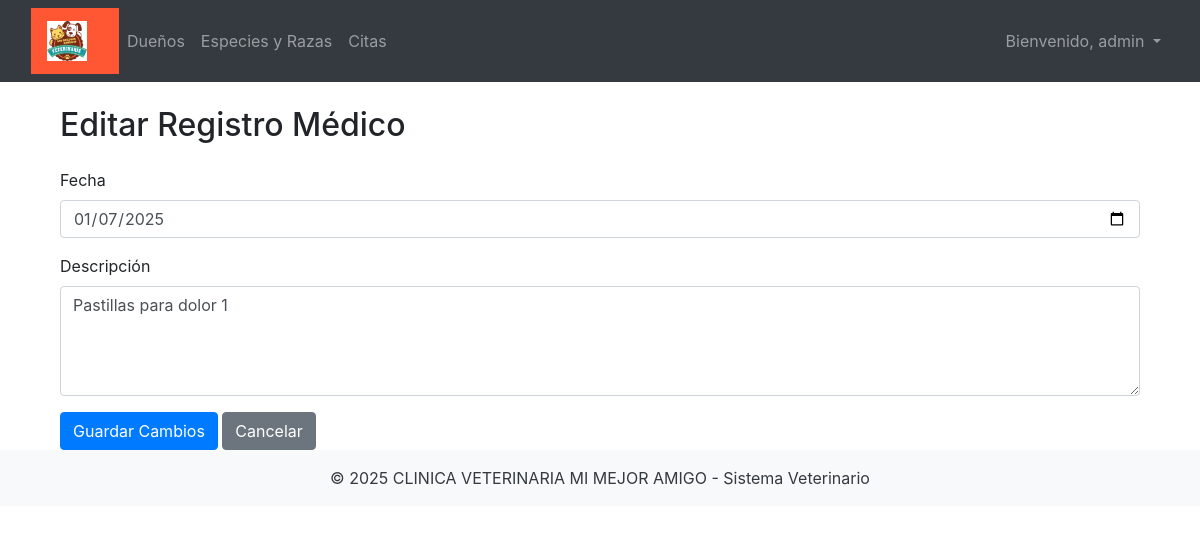
Screenshot of /medical_record/edit/1 (signed in) with the database file from the repository.
### app/models/config.py (models this page shows)
class ClinicConfig(db.Model):
    __tablename__ = 'clinic_config'
    id = db.Column(db.Integer, primary_key=True)
    clinic_name = db.Column(db.String(100), nullable=False)
    logo_url = db.Column(db.String(255), nullable=True)
    primary_color = db.Column(db.String(7), nullable=True)
    secondary_color = db.Column(db.String(7), nullable=True)
    welcome_message = db.Column(db.String(255), nullable=True)

### app/models/user.py (models this page shows, shortened)
class User(UserMixin, db.Model):
    id = db.Column(db.Integer, primary_key=True)
    username = db.Column(db.String(64), unique=True, nullable=False)
    email = db.Column(db.String(120), unique=True, nullable=False)
    password_hash = db.Column(db.String(128), nullable=False)
    role = db.Column(db.String(20), nullable=False, default='asistente')  # Por defecto, rol "asistente"

### app/models/medical_record.py (models this page shows, shortened)
class MedicalRecord(db.Model):
    id = db.Column(db.Integer, primary_key=True)
    date = db.Column(db.Date, nullable=False, default=datetime.utcnow)
    description = db.Column(db.Text, nullable=False)
    pet_id = db.Column(db.Integer, db.ForeignKey('pet.id'), nullable=False)

### app/routes.py (the view)
@main.route('/medical_record/edit/<int:record_id>', methods=['GET', 'POST'])
@login_required
def edit_medical_record(record_id):
    record = MedicalRecord.query.get_or_404(record_id)
    form = MedicalRecordForm(obj=record)
    form.pet_id.choices = [(p.id, p.name) for p in Pet.query.all()]
    if form.validate_on_submit():
        form.populate_obj(record)
        db.session.commit()
        flash('Registro médico actualizado correctamente.', 'success')
        return redirect(url_for('main.pet_detail', pet_id=record.pet_id))
    return render_template(
        'edit_medical_record.html',
        form=form,
        title="Editar Registro Médico",
        record=record  # ✅ Esta línea es la clave
    )

### app/forms.py
class MedicalRecordForm(FlaskForm):
    date = DateField('Fecha', validators=[DataRequired()])
    description = TextAreaField('Descripción', validators=[DataRequired()])
    pet_id = HiddenField()  # Oculto
    submit = SubmitField('Guardar')

### app/__init__.py (called while the page is built)
@login_manager.user_loader
def load_user(user_id):
    from app.models.user import User
    return User.query.get(int(user_id))

def create_app():
    app = Flask(__name__)
    app.config.from_object('config.Config')
    db.init_app(app)
    login_manager.init_app(app)
    mail.init_app(app)
    migrate.init_app(app, db)
    from app.models.config import ClinicConfig
    from app.routes import main
    app.register_blueprint(main)
    from app.auth.routes import auth
    app.register_blueprint(auth, url_prefix='/auth')
    @app.context_processor
    def inject_clinic_config():
        config = ClinicConfig.query.first()
        return dict(config=config)
    return app

### app/templates/edit_medical_record.html (shortened to what this page needs)
{% extends "base.html" %}
{% block content %}
<div class="container">
    <h2 class="my-4">Editar Registro Médico</h2>
    <form method="POST" class="needs-validation" novalidate>
        <div class="mb-3">
            {{ form.date.label(class="form-label") }}
            {{ form.date(class="form-control") }}
        </div>
        <div class="mb-3">
            {{ form.description.label(class="form-label") }}
            {{ form.description(class="form-control", rows="4") }}
        </div>
        <button type="submit" class="btn btn-primary">Guardar Cambios</button>
        <a href="{{ url_for('main.pet_detail', pet_id=form.pet_id.data) }}" class="btn btn-secondary">Cancelar</a>
    </form>
</div>
{% endblock %}

### app/templates/base.html (shortened to what this page needs)
<!DOCTYPE html>
<html lang="es">
<head>
  <link rel="stylesheet" href="{{ url_for('static', filename='css/bootstrap.min.css') }}">
  <link rel="stylesheet" href="{{ url_for('static', filename='css/intlTelInput.min.css') }}">
</head>
<body>
<nav class="navbar navbar-expand-lg navbar-dark bg-dark">
	<div class="container-fluid">
    <nav class="navbar" style="background-color: {{ config.primary_color }};">
		<a class="navbar-brand" href="/">
			<img src="{{ config.logo_url }}" alt="Logo" height="40">
		</a>
	</nav>
    <div class="collapse navbar-collapse justify-content-between" id="navbarNav">
      <ul class="navbar-nav">
        <li class="nav-item">
          <a class="nav-link" href="{{ url_for('main.list_owners') }}">Dueños</a>
        </li>
        <li class="nav-item">
          <a class="nav-link" href="{{ url_for('main.list_species') }}">Especies y Razas</a>
        </li>
        <li class="nav-item">
          <a class="nav-link" href="{{ url_for('main.appointments') }}">Citas</a>
        </li>
      </ul>
      <ul class="navbar-nav">
        {% if current_user.is_authenticated %}
        <li class="nav-item dropdown">
          <a class="nav-link dropdown-toggle" href="#" id="userDropdown" role="button" data-bs-toggle="dropdown"
            aria-expanded="false">
            Bienvenido, {{ current_user.username }}
          </a>
        </li>
        {% else %}
        <li class="nav-item">
          <a class="nav-link" href="{{ url_for('auth.login') }}">Iniciar Sesión</a>
        </li>
        {% endif %}
      </ul>
    </div>
  </div>
</nav>
  <div class="container mt-4 flex-grow-1">
    {% block content %}{% endblock %}
  </div>
  <footer class="bg-light text-center text-dark py-3">
    <p class="mb-0">© 2025 {{ config.clinic_name }} - Sistema Veterinario</p>
  </footer>
</body>
</html>

### rows the page displays
ClinicConfig: logo_url (picture), clinic_name "CLINICA VETERINARIA MI MEJOR AMIGO"
User: username "admin"
MedicalRecord: date "01/07/2025", description "Pastillas para dolor 1"
